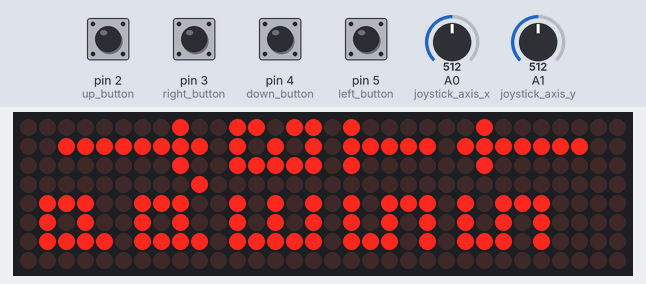
The sketch below on a simulated Arduino Uno, built with avr-gcc and run on an emulated ATmega328P. On the bench: 32×8 LED matrix. The inputs (shaded band) are chosen by the test bench; at power-on: pin 2 (up_button), pin 3 (right_button), pin 4 (down_button), pin 5 (left_button) HIGH, A0 (joystick_axis_x) = 512, A1 (joystick_axis_y) = 512. Random numbers use the default seed unless the sketch sets one.

Above: at 0.95 s.
1.3 s: pin 2 (up_button) pulled LOW for 0.15 s
At 2.2 s:
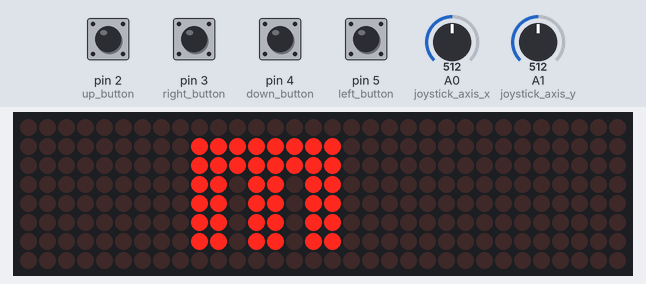
4.4 s: A0 (joystick_axis_x) set to 490
At 4.97 s:
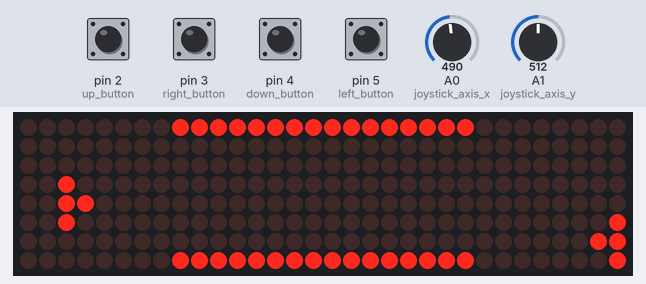
6.5 s: A1 (joystick_axis_y) set to 982
8.2 s: A1 (joystick_axis_y) set to 1010
At 8.35 s:
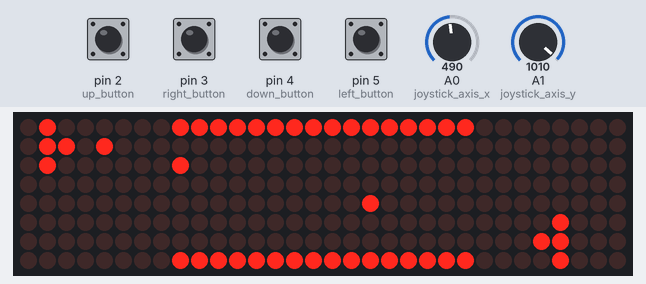
9.9 s: pin 3 (right_button) pulled LOW for 0.15 s
At 9.97 s:
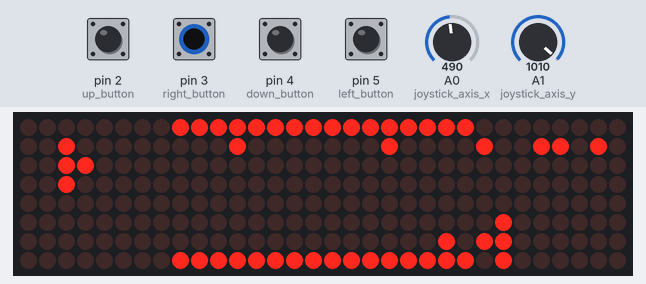
11.6 s: A0 (joystick_axis_x) set to 991
13.3 s: A0 (joystick_axis_x) set to 1012
At 14.52 s:
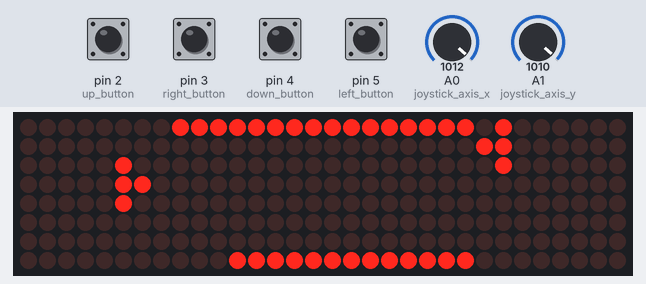

The sketch:

StarLaser.ino
```cpp
#include "LedControl.h"

//////////////////////////////////// DEFINE VARIABLE //////////////////////////////////////////////
LedControl lc=LedControl(11,13,10,4);  // DIN,CLK,CS,Number of LED Module

#define up_button 2
#define down_button 4
#define left_button 5
#define right_button 3
#define start_button 6
#define select_button 7
#define joystick_button 8
#define joystick_axis_x A0
#define joystick_axis_y A1

int button[] = {up_button, down_button, left_button, right_button, start_button, select_button, joystick_button};
unsigned int intensity = 7;
unsigned long now;
unsigned long last;
unsigned long last2;

bool UP = 1;
bool DOWN = 1;
bool LEFT = 1;
bool RIGHT = 1;
bool Tempstate = 0;
bool enemyTempstate = 0;

int main_state = 0;
int joy_x = 0;
int joy_y = 0;
int x_ship;
int y_ship;
int x_enemy;
int y_enemy;

#define Num_bullet 10     //define how many bullet can use

int HP = 8;
int enemyHP = 8;
int x_bullet[Num_bullet];
int y_bullet[Num_bullet];
int x_enemybullet[Num_bullet];
int y_enemybullet[Num_bullet];
int bullet_state[Num_bullet] = {0};
int bullet_enemystate[Num_bullet] = {0};

//////////////////////////////////// SET-UP //////////////////////////////////////////////
void setup() {
  Serial.begin(9600);
  for(int address = 0; address < 4; address++) {  //Set up for 4 Matrix
    lc.shutdown(address,false);
    lc.setIntensity(address,intensity);
    lc.clearDisplay(address);
  }
  for(int i = 0; i < 7; i++) {  //Set up All button on Joystick
    pinMode(button[i],INPUT);
    digitalWrite(button[i],HIGH);
  }
  randomSeed(analogRead(A0));
  x_ship = 4;   //set x,y ship
  y_ship = 32;
  x_enemy = 4;
  y_enemy = 1;
}


////////////////////////////////// MAIN LOOP //////////////////////////////////////////////
void loop() {
  Input_system();

  switch (main_state){
    case 0: Setup_interface();    //Main menu
            if(UP == 0 || DOWN == 0 || LEFT == 0 || RIGHT == 0){  // If something was pressed...
              clear_display();
              Pre_interface();
              clear_display();

              Set_newgame();
              main_state = 1;
            }
            break;

    case 1: Control_ship();       //MY SHIP
            Check_bullet();

            Control_enemy();      //ENEMY
            Check_enemybullet();

            Check_collision();    //CHECK if have collision
            if(HP == 24 || enemyHP == 24){
              clear_display();
              main_state = 2;
            }
            break;

    case 2: End_interface();      //Tell Win or Lose
            main_state = 0;
            break;
  }

  delay(50);
}

////////////////////////////////// GAME SYSTEM //////////////////////////////////////////////
void Input_system(){
  now = millis();
  joy_x = map(analogRead(joystick_axis_x),0,1000,-1,1);
  joy_y = map(analogRead(joystick_axis_y),0,1000,-1,1);
  UP    = digitalRead(up_button);
  DOWN  = digitalRead(down_button);
  LEFT  = digitalRead(left_button);
  RIGHT = digitalRead(right_button);
}
void Control_ship(){
  draw_ship(x_ship,y_ship);
  if(joy_x == -1) {if(x_ship!=2)    {delete_ship(x_ship,y_ship);  draw_ship(--x_ship,y_ship);}  }     //LEFT
  if(joy_x == 1)  {if(x_ship!=7)    {delete_ship(x_ship,y_ship);  draw_ship(++x_ship,y_ship);}  }     //RIGHT
  if(joy_y == -1) {if(y_ship!=32)   {delete_ship(x_ship,y_ship);  draw_ship(x_ship,++y_ship);}  }     //DOWN
  if(joy_y == 1)  {if(y_ship!=26)   {delete_ship(x_ship,y_ship);  draw_ship(x_ship,--y_ship);}  }     //UP
}
void Control_enemy(){
  int randNum = random(0,10);
  draw_enemy(x_enemy,y_enemy);
  if(randNum == 3)  {if(x_enemy!=2)  {delete_enemy(x_enemy,y_enemy);  draw_enemy(--x_enemy,y_enemy);}  } //RANDOM LEFT
  if(randNum == 7)  {if(x_enemy!=7)  {delete_enemy(x_enemy,y_enemy);  draw_enemy(++x_enemy,y_enemy);}  } //RANDOM RIGHT
  if(randNum == 4)  {if(y_enemy!=7)  {delete_enemy(x_enemy,y_enemy);  draw_enemy(x_enemy,++y_enemy);}  } //RANDOM DOWN
  if(randNum == 8)  {if(y_enemy!=1)  {delete_enemy(x_enemy,y_enemy);  draw_enemy(x_enemy,--y_enemy);}  } //RANDOM UP
}
void Set_newgame(){
  setup_healthbar();
  set_bulletstate();
  set_enemybulletstate();
  draw_ship(x_ship,y_ship);  //set draw_ship
  draw_enemy(x_enemy,y_enemy); //set draw_enemy
}
void Check_collision(){
  for(int i = 0; i < Num_bullet; i++){
    if(y_bullet[i] < 30){
      for(int j = 0; j < Num_bullet; j++){
        if(y_enemybullet[j] >2){
            if(y_bullet[i] == y_enemybullet[j] && x_bullet[i] == x_enemybullet[j]){
              bullet_state[i] = 0;
              bullet_enemystate[j] = 0;
              delete_plot(x_bullet[i],y_bullet[i]);
              delete_plot(x_enemybullet[j],y_enemybullet[j]);
              x_bullet[i] = 0; y_bullet[i] = 0;
              x_enemybullet[j] = 0,y_enemybullet[j] = 0;
            }
            else if(y_bullet[i] == 1+y_enemybullet[j] &&  x_bullet[i] == x_enemybullet[j]){
              bullet_state[i] = 0;
              bullet_enemystate[j] = 0;
              delete_plot(x_bullet[i],y_bullet[i]);
              delete_plot(x_enemybullet[j],y_enemybullet[j]);
              x_bullet[i] = 0; y_bullet[i] = 0;
              x_enemybullet[j] = 0; y_enemybullet[j] = 0;
            }
         }
       }
    }
  }
}
////////////////////////////////// MY SHIP //////////////////////////////////////////////
void draw_ship(int x, int y){
  plot(x,y);
  plot(x,y-1);
  plot(x-1,y);
  plot(x+1,y);
}
void delete_ship(int x, int y){
  delete_plot(x,y);
  delete_plot(x,y-1);
  delete_plot(x-1,y);
  delete_plot(x+1,y);
}

////////////////////////////////// ENEMY SHIP //////////////////////////////////////////////
void draw_enemy(int x, int y){
  plot(x,y);
  plot(x+1,y);
  plot(x-1,y);
  plot(x,y+1);
}
void delete_enemy(int x, int y){
  delete_plot(x,y);
  delete_plot(x-1,y);
  delete_plot(x+1,y);
  delete_plot(x,y+1);
}

////////////////////////////////// MY BULLETS //////////////////////////////////////////////
void Check_bullet(){
  if(RIGHT == 0){
    for(int i = 0; i < Num_bullet ; i++ ){ // Check Bullet
      if(bullet_state[i] == 0){
        bullet_state[i] = 1;
        set_bullet(i);
        break;
      }
    }
  }
  for(int i = 0 ; i < Num_bullet ; i++){
    if(bullet_state[i] == 1){
      delete_bullet(x_bullet[i],y_bullet[i]);
      if(x_bullet[i] == x_enemy && y_bullet[i] == y_enemy+1 ||
         x_bullet[i] == x_enemy-1 && y_bullet[i] == y_enemy ||
         x_bullet[i] == x_enemy+1 && y_bullet[i] == y_enemy){
        enemyHP++;
        Health_bar();
        bullet_state[i] = 0;
        x_bullet[i] = 0; y_bullet[i] = 0;
        Tempstate = 1;
      }
      if(y_bullet[i]!=0 && Tempstate == 0){
        draw_bullet(x_bullet[i],--y_bullet[i]);
      }
      else{
        Tempstate = 0;
        bullet_state[i] = 0;
        x_bullet[i] = 0; y_bullet[i] = 0;
      }
    }
  }
}
void set_bulletstate(){
  for(int i = 0; i < Num_bullet; i++){
    bullet_state[i] = 0;
  }
}
void set_bullet(int i){
  x_bullet[i] = x_ship;
  y_bullet[i] = y_ship-2;
}
void draw_bullet(int x,int y){
  plot(x,y);
}
void delete_bullet(int x,int y){
  delete_plot(x,y);
}

////////////////////////////////// ENEMY BULLETS //////////////////////////////////////////////
void Check_enemybullet(){
  int randNum = random(0,7);
  if(randNum == 4){
    for(int i = 0; i < Num_bullet ; i++ ){ // Check Bullet
      if(bullet_enemystate[i] == 0){
        bullet_enemystate[i] = 1;
        set_enemybullet(i);
        break;
      }
    }
  }
  for(int i = 0 ; i < Num_bullet ; i++){
    if(bullet_enemystate[i] == 1){
      delete_enemybullet(x_enemybullet[i],y_enemybullet[i]);
      if(x_enemybullet[i] == x_ship && y_enemybullet[i] == y_ship-1 ||
         x_enemybullet[i] == x_ship-1 && y_enemybullet[i] == y_ship ||
         x_enemybullet[i] == x_ship+1 && y_enemybullet[i] == y_ship){
        HP++;
        Health_bar();
        bullet_enemystate[i] = 0;
        x_enemybullet[i] = 0; y_enemybullet[i] = 0;
        enemyTempstate = 1;
      }
      if(y_enemybullet[i]!=32 && enemyTempstate == 0){
        draw_enemybullet(x_enemybullet[i],++y_enemybullet[i]);
      }
      else{
        enemyTempstate = 0;
        bullet_enemystate[i] = 0;
        x_enemybullet[i] = 0; y_enemybullet[i] = 0;
      }
    }
  }
}
void set_enemybulletstate(){
  for(int i = 0; i < Num_bullet; i++){
    bullet_enemystate[i] = 0;
  }
}
void set_enemybullet(int i){ //randNum = random(1,7);
  x_enemybullet[i] = x_enemy;
  y_enemybullet[i] = y_enemy+2;
}
void draw_enemybullet(int x,int y){
  plot(x,y);
}
void delete_enemybullet(int x,int y){
  delete_plot(x,y);
}

////////////////////////////////// INTERFACE HEALTH BAR //////////////////////////////////////////////
void setup_healthbar(){
  HP = 8;
  enemyHP = 8;
  for(int y = HP+1; y <= 24 ; y++){        //LEFT SIDE for Me
    plot(1,y);
  }
  for(int y = enemyHP+1; y <= 24 ; y++){    //RIGHT SIDE for Enemy
    plot(8,y);
  }
}
void Health_bar(){
    delete_plot(1,HP);
    delete_plot(8,enemyHP);
}

//////////////////////////////////// PLOT SET LED ON/OFF //////////////////////////////////////////////
void plot(int x,int y){ //8,32
  int address;
  int row = 8-x; //0-7
  int col = (y-1)%8; //0-7
  if(y <= 8){address = 3;}
  else if(y <= 16){address = 2;}
  else if(y <= 24){address = 1;}
  else if(y <= 32){address = 0;}
  lc.setLed(address,row,col,true);
}
void delete_plot(int x,int y){ //8,32
  int address;
  int row = 8-x; //0-7
  int col = (y-1)%8; //0-7
  if(y <= 8){address = 3;}
  else if(y <= 16){address = 2;}
  else if(y <= 24){address = 1;}
  else if(y <= 32){address = 0;}
  lc.setLed(address,row,col,false);
}

//////////////////////////////////// ADD ON FUNCTION //////////////////////////////////////////////
void clear_display() { //clear All 4 screen
  for (int address = 0; address < 4; address++) {
    lc.clearDisplay(address);
  }
}
void plot_display(){
  for(int i = 1; i<=8; i++){
    for(int j = 1; j<=32; j++){
      plot(i,j);
      delay(1);
    }
  }
  for(int i = 1; i<=8; i++){
    for(int j = 1; j<=32; j++){
      delete_plot(i,j);
      delay(1);
    }
  }
}

////////////////////////////////// MENU INTERFACE ///////////////////////////////////////////////////
void Setup_interface(){
    // P
  plot(2,2);  plot(2,3);  plot(2,4);
  plot(2,5);  plot(3,2);  plot(3,4);
  plot(4,2);  plot(4,3);  plot(4,4);

  // R
  plot(2,7);  plot(2,8);  plot(2,9);
  plot(2,10); plot(3,7);  plot(3,9);
  plot(4,7);  plot(4,8);  plot(4,9);
  plot(5,10);

  // E
  plot(2,12); plot(2,13); plot(2,14);
  plot(2,15); plot(2,16); plot(3,12);
  plot(3,14); plot(3,16); plot(4,12);
  plot(4,14); plot(4,16);

  // S
  plot(2,18); plot(2,19); plot(2,20);
  plot(2,22); plot(3,18); plot(3,20);
  plot(3,22); plot(4,18); plot(4,20);
  plot(4,21); plot(4,22);

  // S
  plot(2,24); plot(2,25); plot(2,26);
  plot(2,28); plot(3,24); plot(3,26);
  plot(3,28); plot(4,24); plot(4,26);
  plot(4,27); plot(4,28);

  // B
  plot(6,12); plot(6,13); plot(6,14);
  plot(6,15); plot(6,16); plot(7,12);
  plot(7,14); plot(7,16); plot(8,12);
  plot(8,13); plot(8,15); plot(8,16);

  // T
  plot(6,18); plot(7,18); plot(7,19);
  plot(7,20); plot(7,21); plot(7,22);
  plot(8,18);

  if(now - last >= 500 ){
  //////////////////////////////////// Arrow 1
  plot(7,2);  plot(7,3);  plot(7,4);
  plot(7,5);  plot(7,6);  plot(7,7);
  plot(7,8);  plot(7,9);  plot(6,8);
  plot(8,8);
  delete_plot(6,9); delete_plot(8,9);
  delete_plot(6,9); delete_plot(8,9);
  delete_plot(7,10);
  last = now;
  }
  else {
  //////////////////////////////////// Arrow(ani.) 1
  plot(7,3);  plot(7,4);  plot(7,5);
  plot(7,6);  plot(7,7);  plot(7,8);
  plot(7,9);  plot(7,10); plot(6,9);
  plot(8,9);
  delete_plot(6,8); delete_plot(8,8);
  delete_plot(7,2);
  }
  if(now - last2 >= 500){
  //////////////////////////////////// Arrow 2
  plot(7,25); plot(7,26); plot(7,27);
  plot(7,28); plot(7,29); plot(7,30);
  plot(6,26); plot(8,26); plot(7,31);
  delete_plot(6,25);  delete_plot(8,25);
  delete_plot(6,25);  delete_plot(8,25);
  delete_plot(7,24);
  last2 = now;
  }
  else{
  //////////////////////////////////// Arrow(Ani.) 2
  plot(7,24); plot(7,25); plot(7,26);
  plot(7,27); plot(7,28); plot(7,29);
  plot(6,25); plot(8,25);
  delete_plot(6,26);  delete_plot(8,26);
  delete_plot(7,31);
  }
}
void Pre_interface(){
  // 3
  plot(2,10); plot(2,11); plot(2,13); plot(2,14);
  plot(2,16); plot(2,17); plot(3,10); plot(3,11);
  plot(3,13); plot(3,14); plot(3,16); plot(3,17);
  plot(4,10); plot(4,11); plot(4,13); plot(4,14);
  plot(4,16); plot(4,17); plot(5,10); plot(5,11);
  plot(5,13); plot(5,14); plot(5,16); plot(5,17);
  plot(6,10); plot(6,11); plot(6,12); plot(6,13);
  plot(6,14); plot(6,15); plot(6,16); plot(6,17);
  plot(7,10); plot(7,11); plot(7,12); plot(7,13);
  plot(7,14); plot(7,15); plot(7,16); plot(7,17);
  delay(1000);
  clear_display();
  delay(100);

  // 2
  plot(2,10); plot(2,11); plot(2,13); plot(2,14);
  plot(2,16); plot(2,17); plot(3,10); plot(3,11);
  plot(3,13); plot(3,14); plot(3,16); plot(3,17);
  plot(4,10); plot(4,11); plot(4,13); plot(4,14);
  plot(4,16); plot(4,17); plot(5,10); plot(5,11);
  plot(5,13); plot(5,14); plot(5,16); plot(5,17);
  plot(6,10); plot(6,11); plot(6,12); plot(6,13);
  plot(6,14); plot(6,16); plot(6,17); plot(7,10);
  plot(7,11); plot(7,12); plot(7,13); plot(7,14);
  plot(7,16); plot(7,17); plot(2,15); plot(3,15);
  delay(1000);
  clear_display();
  delay(100);

  // 1
  plot(4,10); plot(4,11); plot(4,12); plot(4,13);
  plot(4,14); plot(4,15); plot(4,16); plot(4,17);
  plot(5,10); plot(5,11); plot(5,12); plot(5,13);
  plot(5,14); plot(5,15); plot(5,16); plot(5,17);
  delay(1000);
  clear_display();
  delay(100);
}
void Win(){
  // W
  plot(2,2);  plot(2,3);  plot(2,4);  plot(2,5);
  plot(3,6);  plot(3,7);  plot(4,4);  plot(4,5);
  plot(5,6);  plot(5,7);  plot(6,2);  plot(6,3);
  plot(6,4);  plot(6,5);

  // I
  plot(2,10); plot(2,15); plot(3,10); plot(3,15);
  plot(4,10); plot(4,11); plot(4,12); plot(4,13);
  plot(4,14); plot(4,15); plot(5,10); plot(5,15);
  plot(6,10); plot(6,15);

  //N
  plot(2,18); plot(2,19); plot(2,20); plot(2,21);
  plot(2,22); plot(2,23); plot(3,19); plot(3,20);
  plot(4,20); plot(4,21); plot(5,21); plot(5,22);
  plot(6,18); plot(6,19); plot(6,20); plot(6,21);
  plot(6,22); plot(6,23);
}
void Lose(){
  //L
  plot(2,2);  plot(2,3);  plot(2,4);  plot(2,5);
  plot(2,6);  plot(2,7);  plot(3,7);  plot(4,7);
  plot(5,7);  plot(6,7);  plot(7,7);

  //O
  plot(2,10); plot(2,11); plot(2,12); plot(2,13);
  plot(2,14); plot(2,15); plot(3,10); plot(3,15);
  plot(4,10); plot(4,15); plot(5,10); plot(5,15);
  plot(6,10); plot(6,15); plot(7,10); plot(7,11);
  plot(7,12); plot(7,13); plot(7,14); plot(7,15);

  //S
  plot(2,18); plot(2,19); plot(2,20); plot(2,22);
  plot(3,18); plot(3,20); plot(3,22); plot(4,18);
  plot(4,20); plot(4,22); plot(5,18); plot(5,20);
  plot(5,22); plot(6,18); plot(6,20); plot(6,22);
  plot(7,18); plot(7,20); plot(7,21); plot(7,22);

  //S
  plot(2,26); plot(2,27); plot(2,28); plot(2,30);
  plot(3,26); plot(3,28); plot(3,30); plot(4,26);
  plot(4,28); plot(4,30); plot(5,26); plot(5,28);
  plot(5,30); plot(6,26); plot(6,28); plot(6,30);
  plot(7,26); plot(7,28); plot(7,29); plot(7,30);
}
void End_interface(){
  plot_display();
  delay(200);
  if(HP == 24){
    for(int i = 0; i < 4; i++){ //Health reach 0
      Lose();
      delay(700);
      clear_display();
      delay(300);
    }
  }
  else if(enemyHP == 24){  //enemyHealth reach 0
    for(int i = 0; i < 4; i++){ //Health reach 0
      Win();
      delay(700);
      clear_display();
      delay(300);
    }
  }
}
```

Measured:
- the behaviour switches between 500 and 499 on A0 (joystick_axis_x) (found by bisection; images 1 and 2)
- the behaviour switches between 999 and 1000 on A1 (joystick_axis_y) (found by bisection; images 2 and 3)
- the behaviour switches between 999 and 1000 on A0 (joystick_axis_x) (found by bisection; images 4 and 5)
- what the display in image 0 shows lasts 0.5 s, from 0.7 s to 1.2 s
